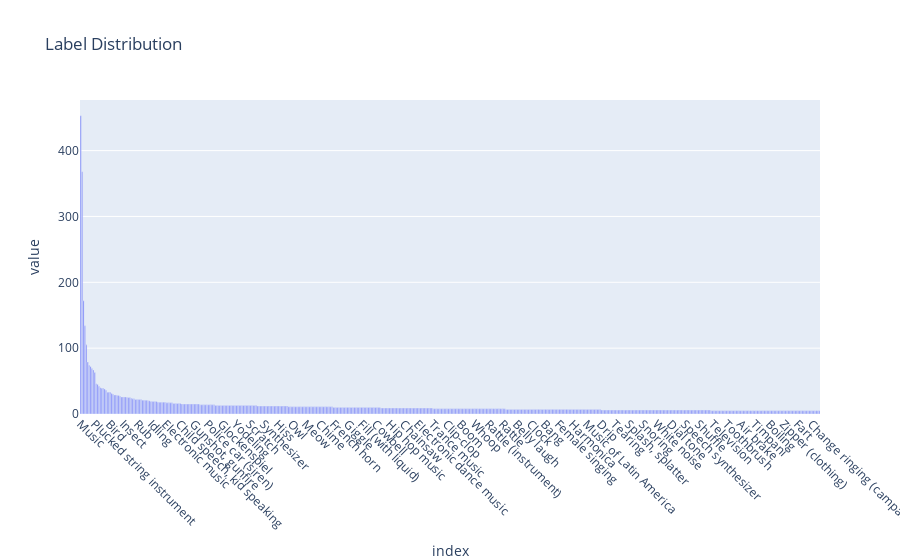

Notebook cell for this chart:
### Code cell
print_subset_info(df, valid_subset, ontology, show_histogram=False)

### Figure 1 — Plotly figure (JSON) as saved in the notebook; plotly's stock layout.template omitted (floating-point values rounded to 4 significant figures; data arrays with more than 128 entries replaced by an {"elided": "..."} marker saying what was removed)
{"data": [{"alignmentgroup": "True", "hovertemplate": "variable=labels<br>index=%{x}<br>value=%{y}<extra></extra>", "legendgroup": "labels", "marker": {"color": "#636efa", "pattern": {"shape": ""}}, "name": "labels", "offsetgroup": "labels", "orientation": "v", "showlegend": true, "textposition": "auto", "type": "bar", "x": {"elided": "527 str values"}, "xaxis": "x", "y": {"elided": "527 int values"}, "yaxis": "y"}], "layout": {"barmode": "relative", "legend": {"title": {"text": "variable"}, "tracegroupgap": 0}, "showlegend": false, "title": {"text": "Label Distribution"}, "xaxis": {"anchor": "y", "domain": [0, 1], "tickangle": 45, "title": {"text": "index"}}, "yaxis": {"anchor": "x", "domain": [0, 1], "title": {"text": "value"}}}}
